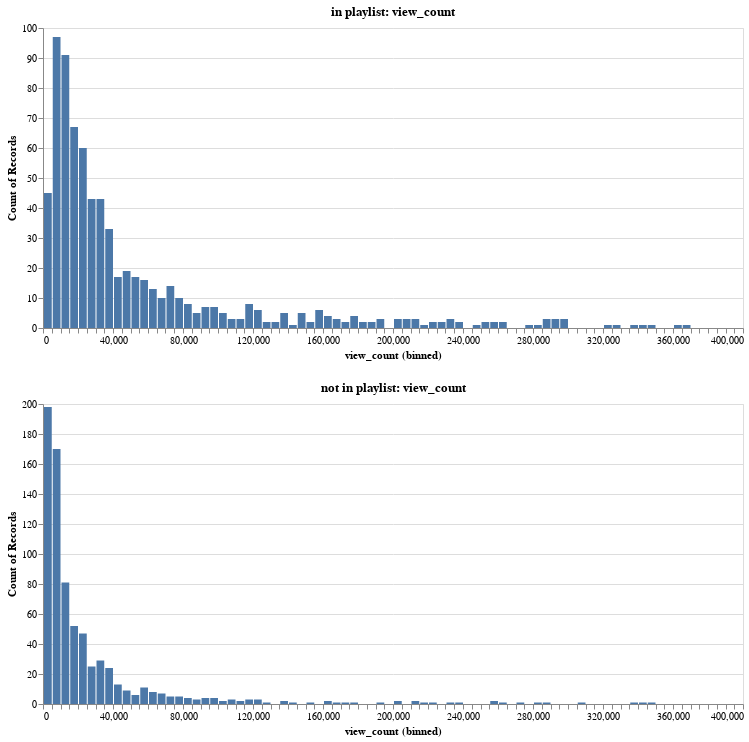

Source (notebook cell):
### Code cell
alt.vconcat(*[plot_counts_view(df_welt_hits, 'view_count', 'in playlist: view_count'), plot_counts_view(df_welt_nohits, 'view_count', 'not in playlist: view_count')])

### Figure 1 — Vega-Lite specification as saved in the notebook (floating-point values rounded to 4 significant figures; data arrays with more than 128 entries replaced by an {"elided": "..."} marker saying what was removed)
{"config": {"view": {"continuousWidth": 400, "continuousHeight": 300}}, "vconcat": [{"data": {"name": "data-6145f74dd29ea56076ad12ee0f5cb509"}, "mark": "bar", "encoding": {"x": {"bin": {"extent": [0, 400000], "step": 5000}, "field": "view_count", "type": "quantitative"}, "y": {"aggregate": "count", "type": "quantitative"}}, "height": 300, "title": "in playlist: view_count", "width": 700}, {"data": {"name": "data-0f2ee362ae8a09665b4b6a164c97c361"}, "mark": "bar", "encoding": {"x": {"bin": {"extent": [0, 400000], "step": 5000}, "field": "view_count", "type": "quantitative"}, "y": {"aggregate": "count", "type": "quantitative"}}, "height": 300, "title": "not in playlist: view_count", "width": 700}], "$schema": "https://vega.github.io/schema/vega-lite/v4.17.0.json", "datasets": {"data-6145f74dd29ea56076ad12ee0f5cb509": {"elided": "738 records"}, "data-0f2ee362ae8a09665b4b6a164c97c361": {"elided": "751 records"}}}
